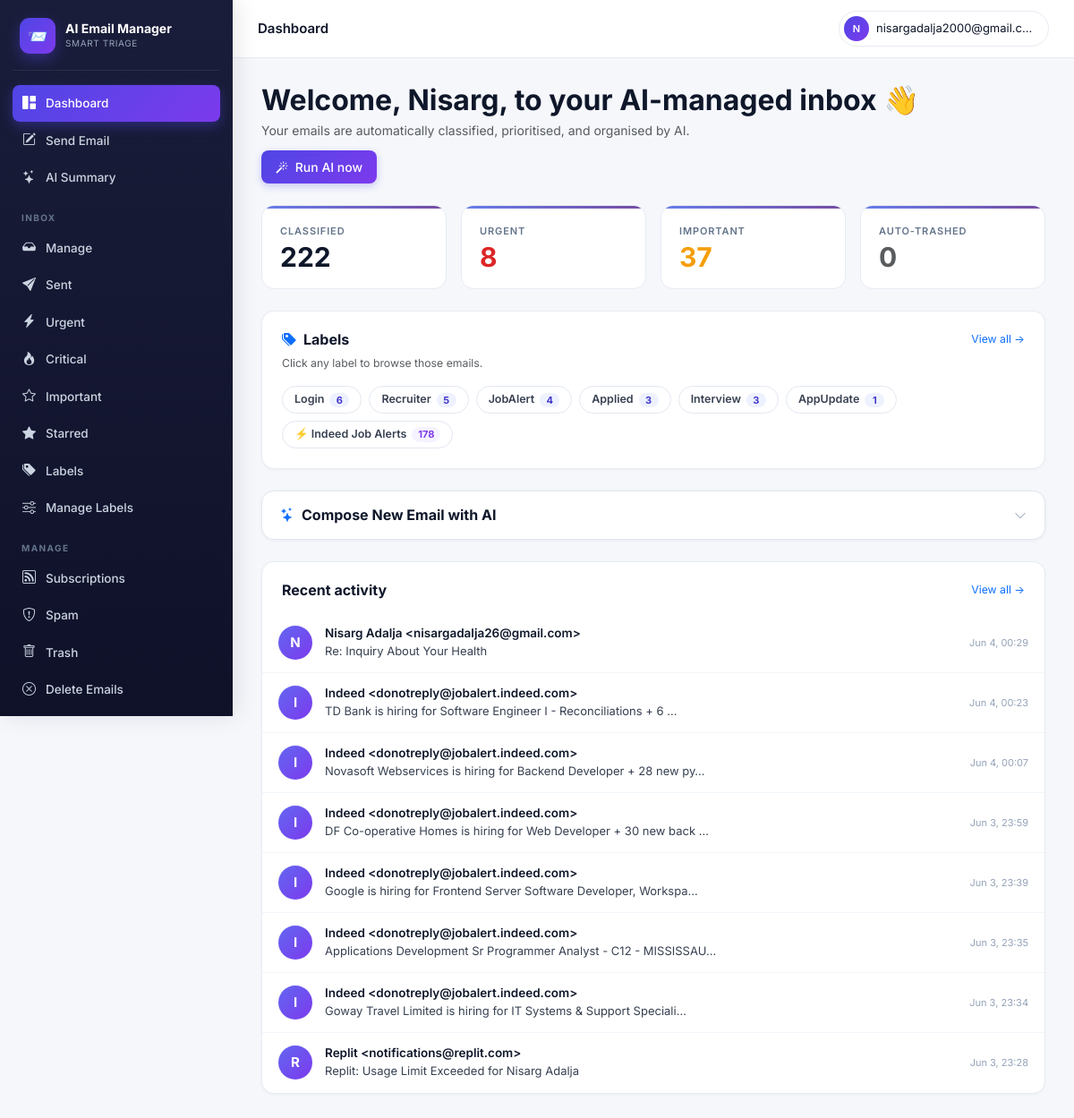
The page /accounts/dashboard/ (signed in) on the database its author committed.
### accounts/models.py (models this page shows, shortened)
class EmailCategory(models.Model):
    slug         = models.SlugField(max_length=64, unique=True)
    name         = models.CharField(max_length=120)
    short_label  = models.CharField(max_length=32)
    group        = models.CharField(max_length=64)
    description  = models.TextField(blank=True)
    default_tier = models.CharField(max_length=16, choices=TIER_CHOICES, default="normal")

class UserCustomCategory(models.Model):
    user        = models.ForeignKey(User, on_delete=models.CASCADE, related_name="custom_categories")
    name        = models.CharField(max_length=100)
    slug        = models.SlugField(max_length=100)
    description = models.TextField(blank=True, help_text="Describe what kinds of emails belong here")
    created_at  = models.DateTimeField(auto_now_add=True)
    class Meta:
        unique_together = [("user", "slug")]

class ClassifiedEmail(models.Model):
    user            = models.ForeignKey(User, on_delete=models.CASCADE, related_name="classified_emails")
    gmail_id        = models.CharField(max_length=64)
    thread_id       = models.CharField(max_length=64, blank=True)
    subject         = models.CharField(max_length=500, blank=True)
    sender          = models.CharField(max_length=300, blank=True)
    sender_email    = models.CharField(max_length=200, blank=True)
    snippet         = models.TextField(blank=True)
    received_at     = models.DateTimeField(null=True, blank=True)
    category        = models.ForeignKey(EmailCategory, on_delete=models.SET_NULL, null=True, blank=True)
    custom_category = models.ForeignKey(UserCustomCategory, on_delete=models.SET_NULL, null=True, blank=True)
    importance      = models.IntegerField(default=3)
    is_urgent       = models.BooleanField(default=False)
    is_event        = models.BooleanField(default=False)
    event_when      = models.CharField(max_length=120, blank=True)
    reason          = models.TextField(blank=True)
    action_taken    = models.CharField(max_length=16, default="kept")
    unsubscribe_url = models.URLField(max_length=1000, blank=True)
    classified_at   = models.DateTimeField(auto_now_add=True)
    class Meta:
        unique_together = [("user", "gmail_id")]
        indexes = [models.Index(fields=["user", "-received_at"])]

### accounts/views.py (the view)
# urls.py: path("dashboard/",        views.dashboard,       name="dashboard"),
@login_required
def dashboard(request):
    profile = _ensure_profile(request)
    if not profile.onboarded:
        return redirect("onboarding_step1")
    if not hasattr(request.user, "google_account"):
        return redirect("google_start")
    stats = {
        "total":     ClassifiedEmail.objects.filter(user=request.user).count(),
        "important": ClassifiedEmail.objects.filter(user=request.user, importance__gte=4).count(),
        "urgent":    ClassifiedEmail.objects.filter(
            user=request.user,
            category__in=UserCategoryPreference.objects.filter(user=request.user, tier="critical").values_list("category_id", flat=True)
        ).count(),
        "trashed":   ClassifiedEmail.objects.filter(user=request.user, action_taken="trashed").count(),
    }
    recent = (ClassifiedEmail.objects.filter(user=request.user)
              .select_related("category").order_by("-received_at")[:8])
    label_counts = (ClassifiedEmail.objects
                    .filter(user=request.user, category__isnull=False)
                    .values("category__id", "category__short_label")
                    .annotate(count=Count("id"))
                    .order_by("-count")[:12])
    custom_label_counts = (ClassifiedEmail.objects
                           .filter(user=request.user, custom_category__isnull=False)
                           .values("custom_category__id", "custom_category__name")
                           .annotate(count=Count("id"))
                           .order_by("-count")[:6])
    return render(request, "dashboard.html", {
        "google_acc": request.user.google_account, "profile": profile,
        "stats": stats, "recent": recent,
        "label_counts": label_counts,
        "custom_label_counts": custom_label_counts,
    })

### accounts/context_processors.py (called while the page is built)
def active_job(request):
    if not request.user.is_authenticated:
        return {}
    job = (ClassificationJob.objects
           .filter(user=request.user, status__in=["pending", "running"])
           .order_by("-id").first())
    return {"global_active_job": job}

### accounts/views.py (called while the page is built)
def _ensure_profile(request):
    profile, _ = UserProfile.objects.get_or_create(
        user=request.user, defaults={"full_name": request.user.get_full_name()},
    )
    return profile

### templates/dashboard.html (shortened to what this page needs)
{% extends "base.html" %}{% block title %}Dashboard{% endblock %}
{% block topbar_title %}Dashboard{% endblock %}
{% block body %}
<div class="dash-header">
  <div>
    <h2 class="mb-1 fw-bold">Welcome{% if user.first_name %}, {{ user.first_name }}{% endif %}, to your AI-managed inbox 👋</h2>
    <p class="text-muted mb-0">Your emails are automatically classified, prioritised, and organised by AI.</p>
  </div>
  <a href="{% url 'manage_emails' %}" class="btn btn-primary"><i class="bi bi-magic me-1"></i> Run AI now</a>
</div>
<div class="row g-3 mb-4">
  <div class="col-6 col-md-3">
    <div class="stat-card">
      <div class="stat-label">Classified</div>
      <div class="stat-value">{{ stats.total }}</div>
    </div>
  </div>
  <div class="col-6 col-md-3">
    <a href="{% url 'urgent' %}" style="text-decoration:none">
      <div class="stat-card hover-lift">
        <div class="stat-label">Urgent</div>
        <div class="stat-value" style="color:var(--critical)">{{ stats.urgent }}</div>
      </div>
    </a>
  </div>
  <div class="col-6 col-md-3">
    <a href="{% url 'important' %}" style="text-decoration:none">
      <div class="stat-card hover-lift">
        <div class="stat-label">Important</div>
        <div class="stat-value" style="color:var(--important)">{{ stats.important }}</div>
      </div>
    </a>
  </div>
  <div class="col-6 col-md-3">
    <a href="{% url 'trash' %}" style="text-decoration:none">
      <div class="stat-card hover-lift">
        <div class="stat-label">Auto-trashed</div>
        <div class="stat-value text-muted">{{ stats.trashed }}</div>
      </div>
    </a>
  </div>
</div>
{% if label_counts %}
<div class="card-modern mb-4">
  <div class="d-flex justify-content-between align-items-center mb-2">
    <h6 class="mb-0 fw-bold"><i class="bi bi-tags-fill text-primary me-2"></i>Labels</h6>
    <a href="{% url 'labels' %}" class="small text-primary text-decoration-none">View all →</a>
  </div>
  <p class="text-muted small mb-3">Click any label to browse those emails.</p>
  <div class="lbl-strip">
    {% for l in label_counts %}
      <a href="{% url 'manage_emails' %}?category={{ l.category__id }}" class="lbl-chip">
        <span>{{ l.category__short_label }}</span>
        <span class="cnt">{{ l.count }}</span>
      </a>
    {% endfor %}
    {% for l in custom_label_counts %}
      <a href="{% url 'manage_emails' %}?custom_category={{ l.custom_category__id }}" class="lbl-chip custom">
        <span>⚡ {{ l.custom_category__name }}</span>
        <span class="cnt custom">{{ l.count }}</span>
      </a>
    {% endfor %}
  </div>
</div>
{% endif %}
<div class="compose-card mb-4">
  <div class="compose-header" onclick="toggleCompose()">
    <h6><i class="bi bi-stars text-primary"></i> Compose New Email with AI</h6>
    <i class="bi bi-chevron-down compose-toggle-icon" id="compose-chevron"></i>
  </div>
</div>
<div class="card-modern">
  <div class="d-flex justify-content-between align-items-center mb-3">
    <h6 class="mb-0 fw-bold">Recent activity</h6>
    <a href="{% url 'manage_emails' %}" class="small text-primary text-decoration-none">View all →</a>
  </div>
  <ul class="elist" style="margin:0 -22px -22px">
    {% for e in recent %}
      <li class="elist-item" onclick="window.location='{% url 'email_detail' e.gmail_id %}'">
        <div class="elist-avatar" style="background:linear-gradient(135deg,#6366f1,#7c3aed)">{{ e.sender|slice:":1"|upper }}</div>
        <div class="elist-body">
          <div class="elist-sender">{{ e.sender|truncatechars:40 }}</div>
          <div class="elist-subject">{{ e.subject|truncatechars:65 }}</div>
        </div>
        <div class="elist-meta">
          <span class="elist-time local-ts" data-ts="{{ e.received_at|date:'c' }}">{{ e.received_at|date:"M d, H:i" }}</span>
        </div>
      </li>
    {% empty %}
      <li class="elist-empty" style="padding:36px">
        <i class="bi bi-inbox"></i>
        <strong>No emails classified yet</strong>
        <p class="small mt-1 mb-0"><a href="{% url 'manage_emails' %}" class="text-primary">Run AI →</a></p>
      </li>
    {% endfor %}
  </ul>
</div>
{% endblock %}

### templates/base.html (shortened to what this page needs)
{% load static %}
<!doctype html>
<html lang="en">
<head>
<link href="https://cdn.jsdelivr.net/npm/bootstrap@5.3.3/dist/css/bootstrap.min.css" rel="stylesheet">
<link href="https://cdn.jsdelivr.net/npm/bootstrap-icons@1.11.3/font/bootstrap-icons.css" rel="stylesheet">
</head>
<body>
<div class="app-shell">
  <aside class="sidebar" id="sidebar">
    <div class="brand">
      <div class="brand-logo">📨</div>
      <div>
        <div class="brand-name">AI Email Manager</div>
        <div class="brand-sub">Smart triage</div>
      </div>
    </div>
    <nav>
      <a class="side-link {% if request.resolver_match.url_name == 'dashboard' %}active{% endif %}" href="{% url 'dashboard' %}">
        <i class="bi bi-grid-1x2-fill"></i> Dashboard
      </a>
      <button class="side-link" style="background:none;border:none;width:100%;cursor:pointer;text-align:left"
              onclick="openComposeModal()">
        <i class="bi bi-pencil-square"></i> Send Email
      </button>
      <a class="side-link {% if request.resolver_match.url_name == 'email_summary' %}active{% endif %}" href="{% url 'email_summary' %}">
        <i class="bi bi-stars"></i> AI Summary
      </a>
      <div class="side-section">Inbox</div>
      <a class="side-link {% if request.resolver_match.url_name == 'manage_emails' %}active{% endif %}" href="{% url 'manage_emails' %}">
        <i class="bi bi-inbox-fill"></i> Manage
      </a>
      <a class="side-link {% if request.resolver_match.url_name == 'sent' %}active{% endif %}" href="{% url 'sent' %}">
        <i class="bi bi-send-fill"></i> Sent
      </a>
      <a class="side-link {% if request.resolver_match.url_name == 'action_needed' %}active{% endif %}" href="{% url 'action_needed' %}">
        <i class="bi bi-lightning-charge-fill"></i> Urgent
      </a>
      <a class="side-link {% if request.resolver_match.url_name == 'urgent' %}active{% endif %}" href="{% url 'urgent' %}">
        <i class="bi bi-fire"></i> Critical
      </a>
      <a class="side-link {% if request.resolver_match.url_name == 'important' %}active{% endif %}" href="{% url 'important' %}">
        <i class="bi bi-star"></i> Important
      </a>
      <a class="side-link {% if request.resolver_match.url_name == 'starred' %}active{% endif %}" href="{% url 'starred' %}">
        <i class="bi bi-star-fill"></i> Starred
      </a>
      <a class="side-link {% if request.resolver_match.url_name == 'labels' %}active{% endif %}" href="{% url 'labels' %}">
        <i class="bi bi-tags-fill"></i> Labels
      </a>
      <a class="side-link {% if request.resolver_match.url_name == 'manage_labels' %}active{% endif %}" href="{% url 'manage_labels' %}">
        <i class="bi bi-sliders"></i> Manage Labels
      </a>
      <div class="side-section">Manage</div>
      <a class="side-link {% if request.resolver_match.url_name == 'subscriptions' %}active{% endif %}" href="{% url 'subscriptions' %}">
        <i class="bi bi-rss"></i> Subscriptions
      </a>
      <a class="side-link {% if request.resolver_match.url_name == 'spam' %}active{% endif %}" href="{% url 'spam' %}">
        <i class="bi bi-shield-exclamation"></i> Spam
      </a>
      <a class="side-link {% if request.resolver_match.url_name == 'trash' %}active{% endif %}" href="{% url 'trash' %}">
        <i class="bi bi-trash"></i> Trash
      </a>
      <a class="side-link {% if request.resolver_match.url_name == 'delete_emails' %}active{% endif %}" href="{% url 'delete_emails' %}">
        <i class="bi bi-x-circle"></i> Delete Emails
      </a>
      <div class="side-section">Settings</div>
    </nav>
  </aside>
  <div class="main-wrap">
    <header class="topbar">
      <div class="topbar-left">
        <div class="topbar-title">{% block topbar_title %}{% endblock %}</div>
      </div>
      <div class="topbar-right">
        <div class="dropdown">
          <button class="user-chip dropdown-toggle" data-bs-toggle="dropdown" aria-expanded="false">
            <span class="user-avatar">{{ user.email|slice:":1"|upper }}</span>
            <span class="d-none d-sm-inline" style="max-width:180px;overflow:hidden;text-overflow:ellipsis;white-space:nowrap">{{ user.email }}</span>
          </button>
        </div>
      </div>
    </header>
    <main class="main">
      {% block body %}{% endblock %}
    </main>
  </div>
</div>
</body>
</html>

### templates/dashboard.html (style rules this page uses)
.dash-header { display:flex;justify-content:space-between;align-items:center;flex-wrap:wrap;gap:12px;margin-bottom:24px }
.lbl-strip { display:flex;flex-wrap:wrap;gap:8px;margin-top:10px }
.lbl-chip { display:inline-flex;align-items:center;gap:6px;background:#fff;border:1px solid #e2e8f0;border-radius:20px;padding:5px 13px;font-size:12.5px;font-weight:600;color:#374151;text-decoration:none;transition:all .15s;cursor:pointer }
.lbl-chip .cnt { background:#eef2ff;color:#4338ca;border-radius:10px;padding:0 7px;font-size:11px;font-weight:700;min-width:22px;text-align:center }
.lbl-chip.custom .cnt { background:#f5f3ff;color:#7c3aed }
.compose-card { background:#fff;border:1px solid #e2e8f0;border-radius:14px;margin-bottom:24px;box-shadow:0 1px 4px rgba(0,0,0,.05);overflow:hidden }
.compose-header { display:flex;justify-content:space-between;align-items:center;padding:16px 20px;cursor:pointer;user-select:none }
.compose-header h6 { margin:0;font-weight:700;display:flex;align-items:center;gap:8px }
.compose-toggle-icon { color:#94a3b8;transition:transform .2s }

### rows shown on the page
EmailCategory: category__short_label "Login", count "6"
EmailCategory: category__short_label "Recruiter", count "5"
EmailCategory: category__short_label "JobAlert", count "4"
EmailCategory: category__short_label "Applied", count "3"
EmailCategory: category__short_label "Interview", count "3"
UserCustomCategory: custom_category__name "Indeed Job Alerts", count "178"
ClassifiedEmail: sender "N", sender "Nisarg Adalja <nisargadalja26@gmail.com>", subject "Re: Inquiry About Your Health"
ClassifiedEmail: sender "I", sender "Indeed <donotreply@jobalert.indeed.com>", subject "TD Bank is hiring for Software Engineer I - Reconciliations + 6 …"
ClassifiedEmail: sender "I", sender "Indeed <donotreply@jobalert.indeed.com>", subject "Novasoft Webservices is hiring for Backend Developer + 28 new py…"
ClassifiedEmail: sender "I", sender "Indeed <donotreply@jobalert.indeed.com>", subject "DF Co-operative Homes is hiring for Web Developer + 30 new back …"
ClassifiedEmail: sender "I", sender "Indeed <donotreply@jobalert.indeed.com>", subject "Google is hiring for Frontend Server Software Developer, Workspa…"
ClassifiedEmail: sender "I", sender "Indeed <donotreply@jobalert.indeed.com>", subject "Applications Development Sr Programmer Analyst - C12 - MISSISSAU…"
ClassifiedEmail: sender "I", sender "Indeed <donotreply@jobalert.indeed.com>", subject "Goway Travel Limited is hiring for IT Systems & Support Speciali…"
ClassifiedEmail: sender "R", sender "Replit <notifications@replit.com>", subject "Replit: Usage Limit Exceeded for Nisarg Adalja"

### other values the page prints
{{ user.email|slice:":1"|upper }} "N"
{{ user.email }} "nisargadalja2000@gmail.c…"
{{ user.first_name }} "Nisarg"
{{ stats.total }} "222"
{{ stats.urgent }} "8"
{{ stats.important }} "37"
{{ stats.trashed }} "0"
{{ l.category__short_label }} "AppUpdate"
{{ l.count }} "1"
